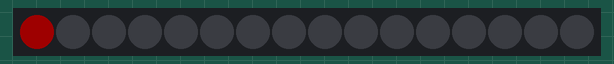
This program was run on a simulated Raspberry Pi (BCM pin numbers). Shown: 16 RGB LEDs in strip order, left to right. Dim RGB values are drawn brighter than linear; what the program prints to the terminal is not drawn.

Above: at 0.1 s.
At 1.31 s:
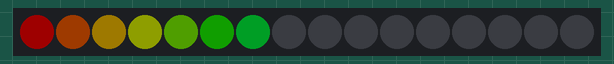
At 2.72 s:
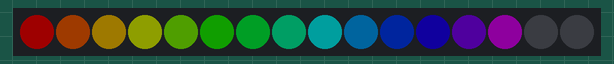
At 5.33 s:
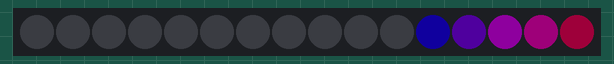
At 8.55 s:
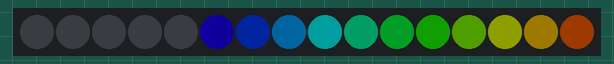
At 12.16 s:
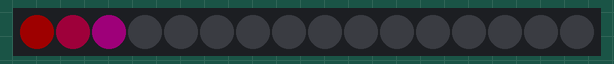

Measured:
- by itself, everything shown: repeats every 12.9 s, in 64 steps

The program:

colour_wheel.py
```python
import time
import datetime
import math
import random
import colorsys

from neopixel import *

# LED strip configuration:
LED_COUNT = 16          # Number of LED pixels.
LED_PIN = 18                    # GPIO pin connected to the pixels (must support PWM!).
LED_FREQ_HZ = 800000  # LED signal frequency in hertz (usually 800khz)
LED_DMA = 10                    # DMA channel to use for generating signal (try 10)
LED_BRIGHTNESS = 30  # Set to 0 for darkest and 255 for brightest
LED_INVERT = False              # True to invert the signal (when using NPN transistor level shift)

def clearDemLeds():
  for i in range(0, strip.numPixels(), 1):
        strip.setPixelColor(i, Color(0, 0, 0))
        strip.show()
        time.sleep(0.2)

def revClear():
 for i in range(strip.numPixels()-1,-1,-1):
        strip.setPixelColor(i,Color(0,0,0))
        strip.show()
        time.sleep(0.2)

def lightDemLeds():
  for i in range(0, strip.numPixels(), 1):
        r = int(colors[i][0]* 255)
        g = int(colors[i][1]* 255)
        b = int(colors[i][2]* 255)
        strip.setPixelColor(i, Color(r, g, b))
        print("i: %s, r: %s, g: %s, b:%s"%(i,r, g, b))
        strip.show()
        time.sleep(0.2)

def revDemLeds():
  colors2 = [colorsys.hsv_to_rgb(1.0/strip.numPixels()*i, 1, 1) for i in range(strip.numPixels(), 0,-1)]


 # print(range(strip.numPixels(),0,-1))

  for i in range(strip.numPixels()-1, -1,-1):
        r = int(colors2[i][0]* 255)
        g = int(colors2[i][1]* 255)
        b = int(colors2[i][2]* 255)
        strip.setPixelColor(i, Color(r, g, b))
        print("i: %s,r: %s, g: %s, b:%s"%(i, r, g, b))
        strip.show()
        time.sleep(0.2)


# Main program logic follows:
if __name__ == '__main__':
    # Create NeoPixel object with appropriate configuration.
    strip = Adafruit_NeoPixel(
        LED_COUNT, LED_PIN, LED_FREQ_HZ, LED_DMA, LED_INVERT, LED_BRIGHTNESS)
     # Intialize the library (must be called once before other functions).

    strip.begin()

    colors = [colorsys.hsv_to_rgb(1.0/strip.numPixels()*i, 1, 1) for i in range(0, strip.numPixels())]
    print(colors)

    while True:
        lightDemLeds()
        clearDemLeds()
        revDemLeds()
        revClear()
```
